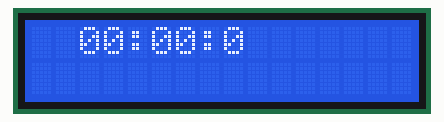
Recording of a sketch running on a simulated Arduino Uno, built with avr-gcc and run on an emulated ATmega328P. Parts: 16×2 character LCD. Sleep ends after the set time or at an interrupt.

Above: at 0.1 s.
At 4.1 s:
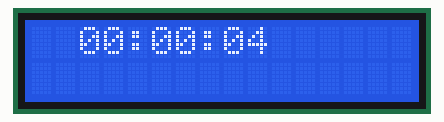
At 9.1 s:
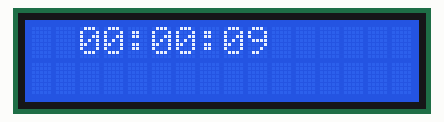
At 19.1 s:
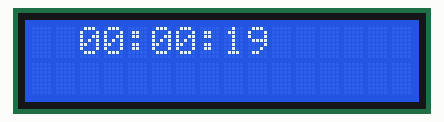
At 29.1 s:
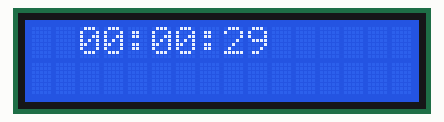
At 39.1 s:
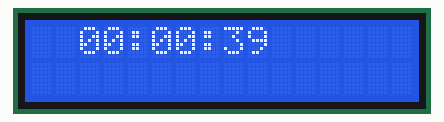

Measured:
- what the display in image 1 shows lasts 1.0 s, from 4.0 s to 5.0 s

The sketch:

Narvaez_Adonis_Reloj.ino
```cpp
/*UNIVERSIDAD TÉCNICA DEL NORTE
   FICA-CIERCOM
   MICROPROCESADOS

   Nombre: Adonis Narváez
   Fecha: 05-02-2019

   Temas:
   1.- Realizar un reloj mediante el uso de timers con el menor coste computacional
*/
#include <LiquidCrystal.h>//libreria para el lcd
#include <MsTimer2.h>//libreria del timer 2
#include <avr/sleep.h>
#include <avr/power.h>

int cont = 0; //variable para los segundos
int minutos = 0; //variable para los minutos
int horas = 0; //variable para las horas
LiquidCrystal lcd (13, 12, 11, 10, 9, 8); //pines para conectar el lcd
void setup() {
  Serial.begin(9600); //inicializar la comunicacion serial
  MsTimer2::set(1000, reloj); //Configurar el timer2
  MsTimer2::start();  //inicializar el timer
  //configuracion inicial del lcd
  lcd.begin(16, 2);
  lcd.setCursor(4, 0);
  lcd.print(':');
  lcd.setCursor(7, 0);
  lcd.print(':');
  lcd.setCursor(8, 0);
  lcd.print(cont);
  lcd.setCursor(5, 0);
  lcd.print("00");
  lcd.setCursor(2, 0);
  lcd.print("00");


  set_sleep_mode(SLEEP_MODE_PWR_SAVE);
  sleep_enable();
}

void loop() {
  // put your main code here, to run repeatedly:

  sleep_mode();
  power_adc_enable (); // convertidor ADC
power_spi_enable (); // SPI
power_usart0_enable (); // Serial (USART)
power_timer0_enable (); // Temporizador 0
power_twi_enable (); // TWI (I2C)

}
//rutina del timer
void reloj() {
  cont++; //contador para los segundos

  if (cont > 59) {
    minutos++;  //Contador para los minutos
    cont = 0;   //resseteo de los segundos
    if (cont == 0) {
      lcd.setCursor(9, 0); //impresion en el lcd c
      lcd.print(" ");
    }
    if (minutos > 59) {
      horas++;    //contador para las horas
      minutos = 0; //reseteo de los minutos
      cont = 0;   //reseteo de los segundos
    }
    if (horas >= 24) { //Finalizacion del horero
      horas = 0; //reseteo de las horas
      minutos = 0; //reseteo de los minutos
      cont = 0; //reseteo de los segundos
    }
  }
  //impresion correcta en el lcd
  if (cont <= 9) {
    lcd.setCursor(9, 0);
    lcd.print(cont);
    lcd.setCursor(8, 0);
    lcd.print('0');
  } else {
    lcd.setCursor(8, 0);
    lcd.print(cont);
  }
  if (minutos <= 9) {
    lcd.setCursor(6, 0);
    lcd.print(minutos);
    lcd.setCursor(5, 0);
    lcd.print('0');
  } else {
    lcd.setCursor(5, 0);
    lcd.print(minutos);
  }

  if (horas <= 9) {
    lcd.setCursor(3, 0);
    lcd.print(horas);
    lcd.setCursor(2, 0);
    lcd.print('0');
  } else {
    lcd.setCursor(2, 0);
    lcd.print(horas);
  }

}
```
